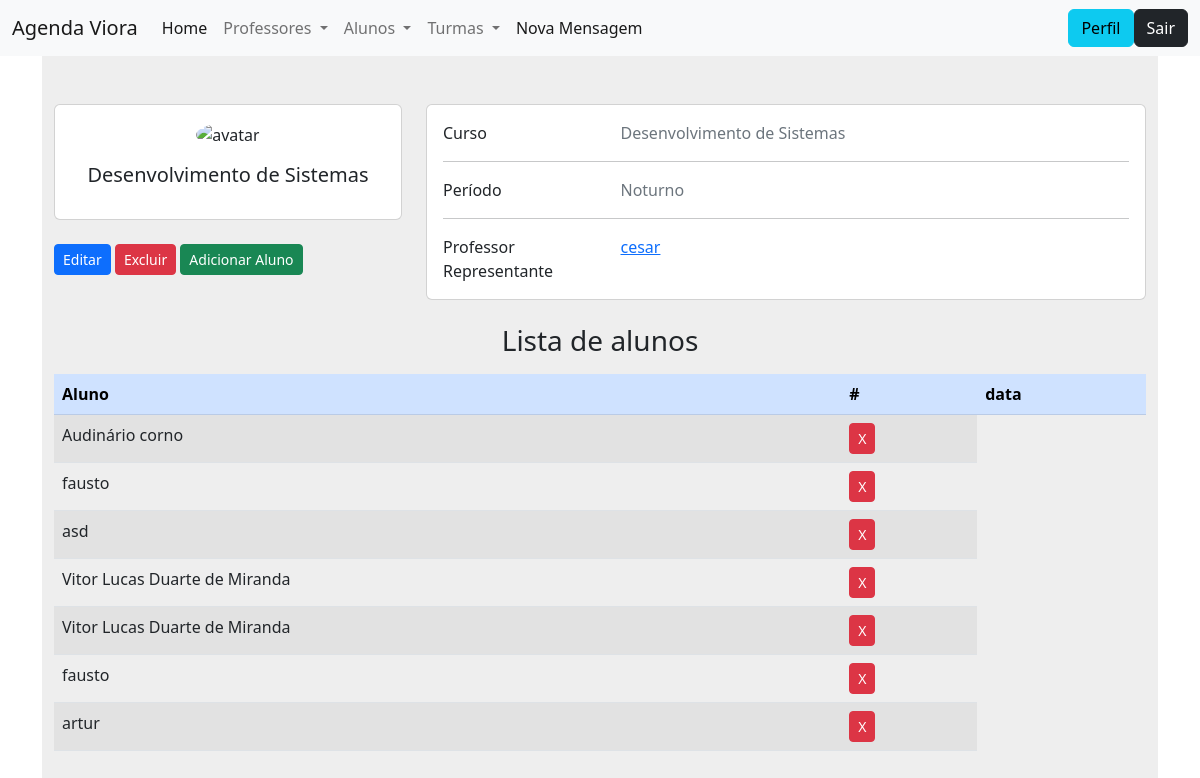
The app's page /modulos/turma/visualizar.php?ID=5 with its own data.
### tables this page shows
CREATE TABLE `turma` (
  `ID` int(5) NOT NULL,
  `curso` varchar(100) NOT NULL,
  `periodo` varchar(20) NOT NULL,
  `data` date NOT NULL,
  `professor_id` int(11) NOT NULL,
  `aluno_id` int(11) NOT NULL
);

CREATE TABLE `professor` (
  `ID` int(5) NOT NULL,
  `nome` text NOT NULL,
  `telefone` bigint(20) NOT NULL,
  `telefone_sec` bigint(20) NOT NULL,
  `email` varchar(50) NOT NULL,
  `email_sec` varchar(50) NOT NULL,
  `email_inst` varchar(50) NOT NULL,
  `senha` varchar(40) NOT NULL,
  `senha_conf` varchar(40) NOT NULL
);

CREATE TABLE `aluno` (
  `ID` int(8) NOT NULL,
  `nome` text NOT NULL,
  `email` varchar(50) NOT NULL,
  `email_sec` varchar(50) NOT NULL,
  `email_inst` varchar(50) NOT NULL,
  `telefone` bigint(20) NOT NULL,
  `telefone_sec` bigint(20) NOT NULL,
  `responsavel` text NOT NULL,
  `responsavel_sec` text NOT NULL,
  `senha` varchar(40) NOT NULL,
  `senha_conf` varchar(40) NOT NULL
);

### funcoes/conexao.php (called while the page is built, shortened)
<?php
    function retornaDado($sql)
    {
        $conexao = $GLOBALS['conexaoBanco'];
        $resposta = $conexao->query($sql);
        return $resposta->fetch();
    }
    function retornaDados($sql)
    {
        $conexao = $GLOBALS['conexaoBanco'];
        $resposta = $conexao->query($sql);
        return $resposta->fetchAll();
    }

### config.php (called while the page is built, shortened)
<?php
    include_once path('funcoes/conexao.php');
    function path($file)
    {
        return ROOT_DIR . '/' . $file;
    }
    function arquivo($file)
    {
        return ROOT_PATH . $file;
    }

### modulos/turma/visualizar.php (the view, shortened to what this page needs)
<?php
include_once "../../config.php";
?>
<!DOCTYPE html>
<html lang="pt-BR">
<?php include_once path('templates/head.php') ?>
<body>
  <?php include_once path('templates/barra_navegacao.php') ?>
  <div class="container" id="lateral2">
    <?php
      $id = $_GET['ID'];
      $sql = "SELECT
                t.ID,
                t.professor_id,
                t.curso,
                t.periodo,
                p.nome
              FROM
                turma t
                left join professor p on (t.professor_id = p.ID)
              WHERE t.ID = $id";
      $turma = retornaDado($sql);
    ?>
    <section style="background-color: #eee;">
      <div class="container py-5">
        <div class="row">
          <div class="col-lg-4">
            <div class="card mb-4">
              <div class="card-body text-center">
                <img src="https://cdn-icons-png.flaticon.com/512/69/69589.png" alt="avatar" class="rounded-circle img-fluid" style="width: 150px;">
                <h5 class="my-3"><?= $turma['curso'] ?></h5>
              </div>
            </div>
            <a class="btn btn-sm btn-primary"  href="editar.php?ID=<?=    $turma['ID'] ?>">Editar</a>
            <a class="btn btn-sm btn-danger"   href="deletar.php?ID=<?=   $turma['ID'] ?>">Excluir</a>
            <a class="btn btn-sm btn-success"  href="adicionar_aluno.php?ID=<?=   $turma['ID'] ?>">Adicionar Aluno</a>
          </div>
          <div class="col-lg-8">
            <div class="card mb-4">
              <div class="card-body">
                <div class="row">
                  <div class="col-sm-3">
                    <p class="mb-0">Curso</p>
                  </div>
                  <div class="col-sm-9">
                    <p class="text-muted mb-0"><?= $turma['curso'] ?></p>
                  </div>
                </div>
                <hr>
                <div class="row">
                  <div class="col-sm-3">
                    <p class="mb-0">Período</p>
                  </div>
                  <div class="col-sm-9">
                    <p class="text-muted mb-0"><?= $turma['periodo'] ?></p>
                  </div>
                </div>
                <hr>
                <div class="row">
                  <div class="col-sm-3">
                    <p class="mb-0">Professor Representante</p>
                  </div>
                  <div class="col-sm-9">
                    <p class="text-muted mb-0">
                      <a href="<?= arquivo('modulos/professores/visualizar.php?ID=' . $turma['professor_id']) ?>">
                        <?= $turma['nome'] ?>
                      </a>
                    </p>
                  </div>
                </div>
              </div>
            </div>
          </div>
        </div>
        <div class="">
          <?php
            $sql = "SELECT aluno.nome FROM aluno_turma join aluno on (aluno_turma.ID_aluno = aluno.ID) WHERE ID_turma = {$turma['ID']}";
            $alunos = retornaDados($sql);
          ?>
          <h3 class="text-center">Lista de alunos</h3>
          <table class="table table-striped my-3">
            <thead>
              <tr class="table-primary">
                <th>Aluno</th>
                <th>#</th>
                <th>data</th>
              </tr>
            </thead>
            <tbody>
              <?php
                foreach($alunos as $aluno){ ?>
                  <tr>
                    <td><?= $aluno['nome'] ?></td>
                    <td>
                      <button class="btn btn-danger btn-sm">X</button>
                    </td>
                  </tr>
                <?php } ?>
            </tbody>
          </table>
        </div>
      </div>
    </section>
  </div>
</body>
</html>

### records on screen
turma: curso "Desenvolvimento de Sistemas", periodo "Noturno", professor.nome "cesar"
aluno: nome "Audinário corno"
aluno: nome "fausto"
aluno: nome "asd"
aluno: nome "Vitor Lucas Duarte de Miranda"
aluno: nome "artur"
